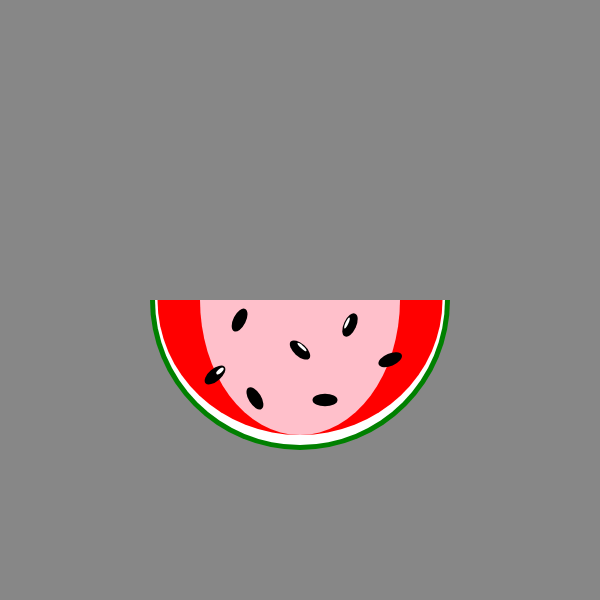
Frame 1 (no input)
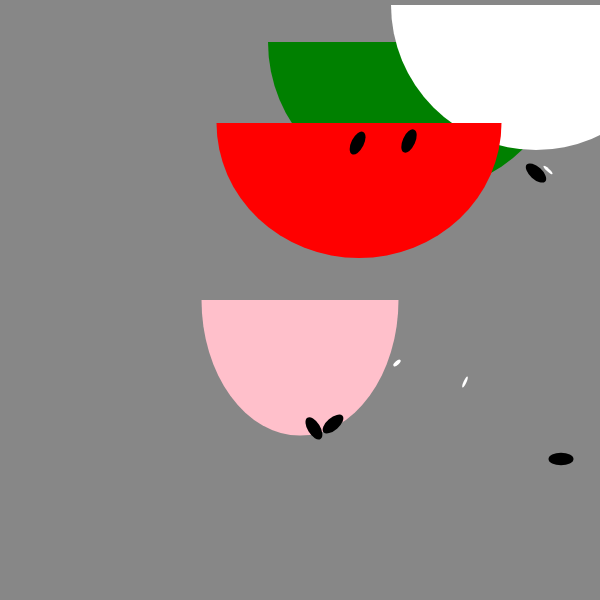
Frame 60 (no input)
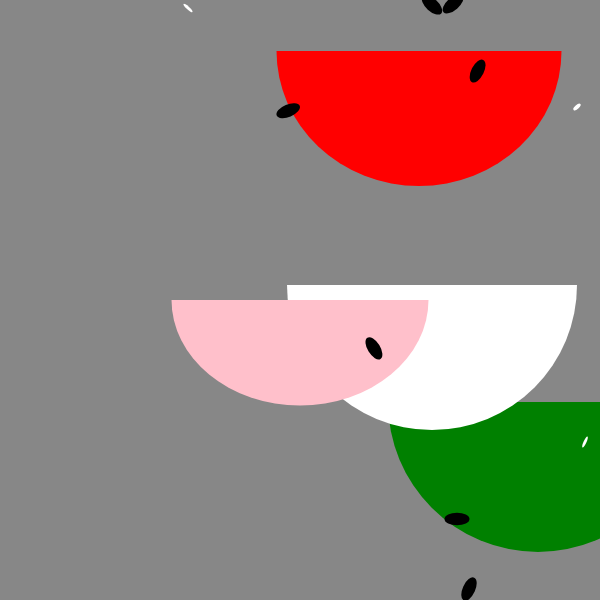
Frame 120 (the mouse pressed at the canvas centre since frame 60)

The p5.js sketch that drew these frames (run headless with seeded random() and noise() and a simulated clock; from frame 60 on, the mouse is pressed at the canvas centre):

// p5.js sketch
// ── sketch.js
let angle = 0
let objectScale = 1
let greenHalfCircle = {
x: 0,
y: 0,
xWidth: 300,
yHeight: 300,
start: 0,
HowMuchPi: 3.14159265358979323846,
color: 'green',
transX: 300,
transY: 300,
xspeed: 2,
yspeed: -6,
}


let whiteHalfCircle = {
x: 0,
y: 0,
xWidth: 290,
yHeight: 290,
start: 0,
HowMuchPi: 3.14159265358979323846,
color: 255,
transX: 300,
transY: 300,
xspeed: 4,
yspeed: -5,
}


let redHalfCircle = {
x: 0,
y: 0,
xWidth: 285,
yHeight: 270,
start: 0,
HowMuchPi: 3.14159265358979323846,
color: 'red',
transX: 300,
transY: 300,
xspeed: 1,
yspeed: -3,
}


let pinkHalfCircle = {
x: 0,
y: 0,
xWidth: 200,
yHeight: 270,
start: 0,
HowMuchPi: 3.14159265358979323846,
color: 'pink',
transX: 300,
transY: 300,
xspeed: -.5,
yspeed: -1,
}


let seed01 = {
x: 60,
y: 90,
h: 25,
w: 12.5,
color: 'black',
transX: 300,
transY: 300,
angle: 45,
xspeed: 1,
yspeed: 10,
}


let seed02 = {
x: 60,
y: 90,
h: 25,
w: 12.5,
color: 'black',
transX: 300,
transY: 300,
angle: 75,
xspeed: 6,
yspeed: -3,
}


let seed03 = {
x: 45,
y: 45,
h: 25,
w: 12.5,
color: 'black',
transX: 300,
transY: 300,
angle: 90,
xspeed: 2,
yspeed: -3,
}


let seed04 = {
x: 25,
y: 100,
h: 25,
w: 12.5,
color: 'black',
transX: 300,
transY: 300,
angle: 0,
xspeed: 4,
yspeed: 1,
}


let seed05 = {
x: 0,
y: 0,
h: 25,
w: 12.5,
color: 'black',
transX: 215,
transY: 375,
angle: 15,
xspeed: 2,
yspeed: 7,
}


let seed05a = {
x: 0,
y: 0,
h: 9,
w: 4,
color: 'white',
transX: 220,
transY: 371,
angle: 15,
xspeed: 3,
yspeed: 8,
}


let seed06 = {
x: 0,
y: 0,
h: 25,
w: 12.5,
color: 'black',
transX: 300,
transY: 350,
angle: 51,
xspeed: 4,
yspeed: -3,
}


let seed06a = {
x: 0,
y: 0,
h: 12,
w: 3,
color: 'white',
transX: 302,
transY: 347,
angle: 51,
xspeed: 6,
yspeed: -3,
}


let seed07 = {
x: 0,
y: 0,
h: 25,
w: 12.5,
color: 'black',
transX: 350,
transY: 325,
angle: 2,
xspeed: 1,
yspeed: -8,
}


let seed07a = {
x: 0,
y: 0,
h: 12,
w: 3,
color: 'white',
transX: 347,
transY: 323,
angle: 2,
xspeed: 2,
yspeed: 1,
}



function setup() {
// put setup code here
createCanvas(600, 600);
}

function draw() {
// put drawing code here
background(135);


//tracing objects
//traceObject(greenHalfCircle);
//traceObject(whiteHalfCircle);
//traceObject(redHalfCircle);
//traceObject(seed01);
//traceObject(pinkHalfCircle);

push();
drawHalfCircle(greenHalfCircle);
moveX(greenHalfCircle);
moveY(greenHalfCircle);
pop();

drawHalfCircle(whiteHalfCircle);
moveX(whiteHalfCircle);
moveY(whiteHalfCircle);


push();
drawHalfCircle(redHalfCircle);
moveX(redHalfCircle);
moveY(redHalfCircle);
pop();


push();
stroke('rgb(0,255,0)');
strokeWeight(2);
drawHalfCircle(pinkHalfCircle);
grow(pinkHalfCircle);
pop();

push();
drawSeed(seed01);
moveX(seed01);
moveY(seed01);
pop();

drawSeed(seed02);
//traceObject(seed02);
moveX(seed02);
moveY(seed02);


drawSeed(seed03);
//traceObject(seed03);
moveX(seed03);
moveY(seed03);


drawSeed(seed04);
//traceObject(seed04);
moveX(seed04);
moveY(seed04);

//with white highlight
drawSeed(seed05);
//traceObject(seed05);
moveX(seed05);
moveY(seed05);
drawSeed(seed05a);
//traceObject(seed05a);
moveX(seed05a);
moveY(seed05a);

//with white highlight
drawSeed(seed06);
//traceObject(seed06);
moveX(seed06);
moveY(seed06);
drawSeed(seed06a);
//traceObject(seed06a);
moveX(seed06a);
moveY(seed06a);

//with white highlight
drawSeed(seed07);
//traceObject(seed07);
moveX(seed07);
moveY(seed07);
drawSeed(seed07a);
//traceObject(seed07a);
moveX(seed07a);
moveY(seed07a);
}

function drawHalfCircle(greenHalfCircle) {
push();
noStroke();
translate(greenHalfCircle.transX, greenHalfCircle.transY)
fill(greenHalfCircle.color)
arc(greenHalfCircle.x, greenHalfCircle.y, greenHalfCircle.xWidth, greenHalfCircle.yHeight, greenHalfCircle.start, greenHalfCircle.HowMuchPi)
pop();
}

function drawSeed(seed01){
push();
noStroke();
fill(seed01.color)
translate(seed01.transX, seed01.transY)
rotate(seed01.angle)
ellipse(seed01.x, seed01.y, seed01.h, seed01.w)
pop();
}

function traceObject(greenHalfCircle) {
stroke('green')
line(greenHalfCircle.transX, 0, greenHalfCircle.transX, height)
line(0, greenHalfCircle.transY, width, greenHalfCircle.transY)
}

function traceObject(seed01) {
stroke('green')
line(seed01.transX, 0, seed01.transX, height)
line(0, seed01.transY, width, seed01.transY)
}

function moveX(greenHalfCircle) {
if (greenHalfCircle.transX > width || greenHalfCircle.transX < 0){
greenHalfCircle.xspeed = greenHalfCircle.xspeed *-1;
}
greenHalfCircle.transX = greenHalfCircle.transX + greenHalfCircle.xspeed;
}
function moveY(greenHalfCircle){
if (greenHalfCircle.transY > height || greenHalfCircle.transY < 0){
greenHalfCircle.yspeed = greenHalfCircle.yspeed *-1;
}
greenHalfCircle.transY = greenHalfCircle.transY + greenHalfCircle.yspeed;
}

function grow(pinkHalfCircle){
if (pinkHalfCircle.xWidth > 500 || pinkHalfCircle.xWidth < 300){
  objectScale = objectScale *-1;
} pinkHalfCircle.xWidth = objectScale + pinkHalfCircle.xWidth;
if (pinkHalfCircle.yHeight > 500 || pinkHalfCircle.yHeight < 300){
  objectScale = objectScale * -1;
} pinkHalfCircle.yHeight = objectScale + pinkHalfCircle.yHeight;
}
